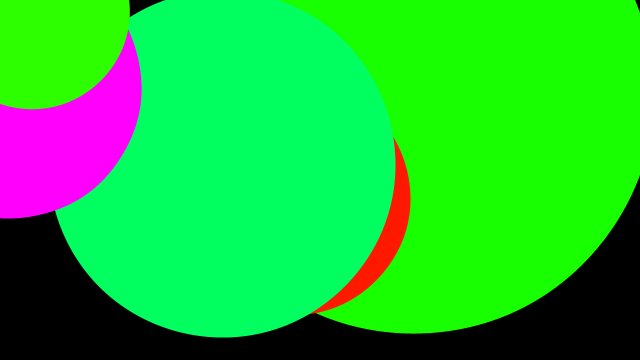
Frame 1 (no input)
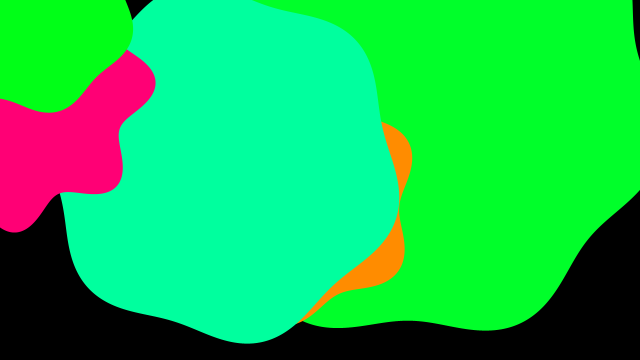
Frame 60 (the mouse pressed at the canvas centre just before this capture)
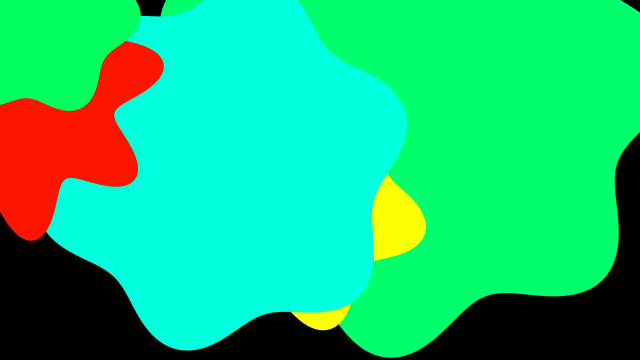
Frame 120 (the mouse held since frame 60 and released just before this capture)

The Processing sketch that drew these frames (run headless with seeded random() and noise(); from frame 60 on, the mouse is pressed at the canvas centre):

// Processing sketch: CircleWaveAnimation
// ── CircleWaveAnimation.pde
CircleWave[] circleWaves;

void setup() {
  size(640, 360);
  colorMode(HSB);

  circleWaves = new CircleWave[5];
  for (int i = 0; i < circleWaves.length; i++)
    circleWaves[i] = new CircleWave();
}

void draw() {
  background(0);
  noStroke();

  for (int i = 0; i < circleWaves.length; i++)
    circleWaves[i].display();
}

// ── CircleWave.pde
class CircleWave {
  PVector pos;
  float r;
  float f;
  float s;
  float h;

  CircleWave() {
    pos = new PVector(random(width), random(height));
    r = random(50, (width+height)/4);
    f = TWO_PI/round(random(6, 10));
    s = random(120, 300);
    h = random(255);
  }

  void display() {   
    pushMatrix();
    translate(pos.x, pos.y);

    fill((h+frameCount/(s*5)*255)%255, 255, 255);

    beginShape();
    for (float t = 0; t < TWO_PI; t+= 0.001) {
      float wave = sin(t/f*TWO_PI+sin(frameCount/s*TWO_PI)*TWO_PI)*sin(frameCount/(s*5)*TWO_PI)*r/5.0;

      float x = (r+wave)*cos(t);
      float y = (r+wave)*sin(t);
      vertex(x, y);
    }
    endShape();
    popMatrix();
  }
}
